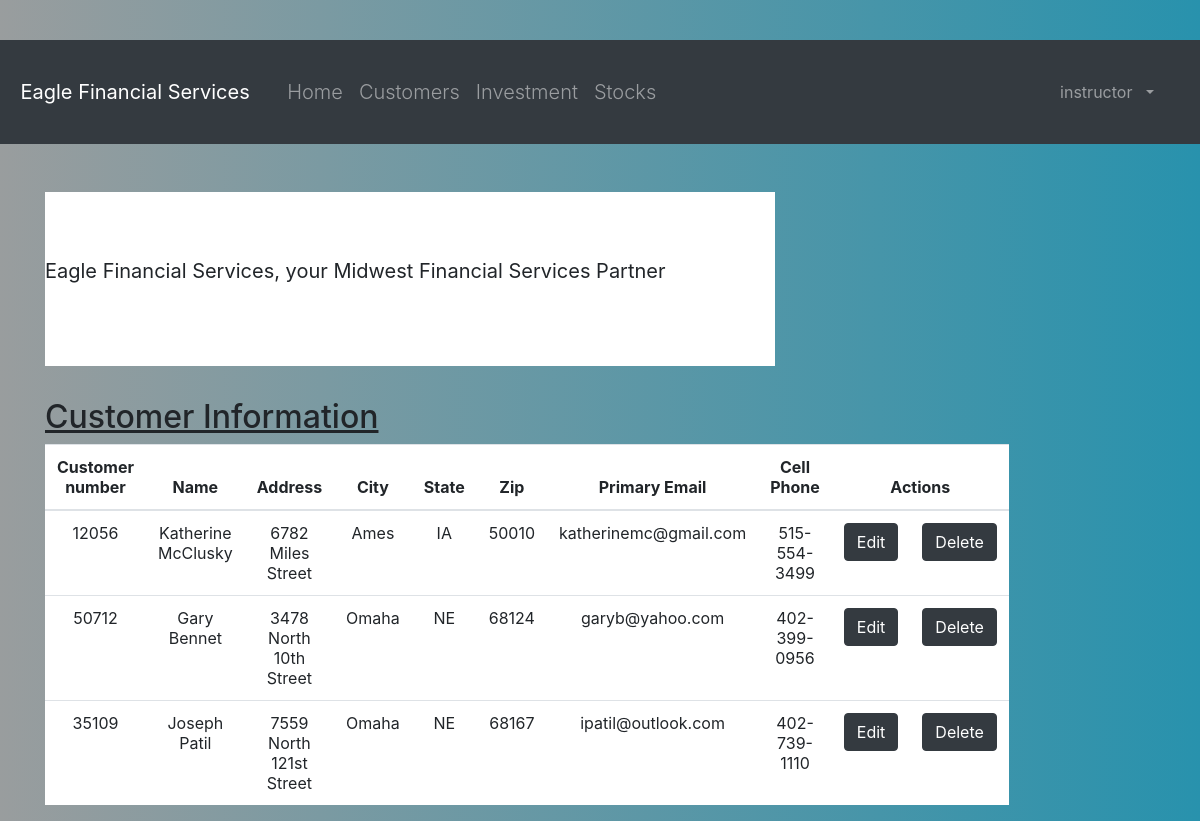
/customer_list (signed in), run on the app's committed database.
### portfolio/models.py (models this page shows, shortened)
class Customer(models.Model):
    name = models.CharField(max_length=50)
    address = models.CharField(max_length=200)
    cust_number = models.IntegerField(blank=False, null=False)
    city = models.CharField(max_length=50)
    state = models.CharField(max_length=50)
    zipcode = models.CharField(max_length=10)
    email = models.EmailField(max_length=200)
    cell_phone = models.CharField(max_length=50)
    created_date = models.DateTimeField(
        default=timezone.now)
    updated_date = models.DateTimeField(auto_now_add=True)

### portfolio/views.py (the view)
# urls.py: path('customer_list', views.customer_list, name='customer_list'),
@login_required
def customer_list(request):
    customer = Customer.objects.filter(created_date__lte=timezone.now())
    return render(request, 'portfolio/customer_list.html',
                  {'customers': customer})

### portfolio/templates/portfolio/customer_list.html (shortened to what this page needs)
{% extends 'portfolio/base.html' %}
{% block content %}
<html lang="en">
    <body>
    <body>
  <header class="jumbotron jumbotron-fluid" style="background: white">
      <p class="lead text-nowrap"><b>Eagle Financial Services, your Midwest Financial Services Partner</b></p>
         </header>
    <div class="row">
        <h2 style="padding-left: 15Px"><u>Customer Information</u></h2>
    </div>
    <div>
        <table class="table table-hover table-responsive-lg text-center">
            <thead>
            <tr bgcolor="white">
                <th>Customer number</th>
                <th>Name</th>
                <th>Address</th>
                <th>City</th>
                <th>State</th>
                <th>Zip</th>
                <th>Primary Email</th>
                <th>Cell Phone</th>
                <th colspan="3">Actions</th>
            </tr>
            </thead>
            <tbody>
                    {% for customer in customers %}
                <tr bgcolor="white">
                    <td>{{ customer.cust_number}}</td>
                    <td>{{ customer.name }}</td>
                    <td>{{ customer.address }}</td>
                    <td>{{ customer.city }}</td>
                    <td>{{ customer.state }}</td>
                    <td>{{ customer.zipcode }}</td>
                    <td>{{ customer.email }}</td>
                    <td>{{ customer.cell_phone }}</td>
                    <td><a href="{% url 'portfolio:customer_edit' pk=customer.pk %}"
                           class="btn btn-dark">Edit</a></td>
                    <td><a href="{% url 'portfolio:customer_delete' pk=customer.pk %}"
                           onclick="return confirm('Are you sure you want to delete?')"
                           class="btn btn-dark">Delete</a>
                    </td>
                    </tr>
            {% endfor %}
            </tbody>
        </table>
    </div>
    </body>
    </html>
{% endblock %}

### portfolio/templates/portfolio/base.html (shortened to what this page needs)
{% load static %}
<html lang="en">
<head>
  <link rel="stylesheet" href="https://maxcdn.bootstrapcdn.com/bootstrap/4.5.0/css/bootstrap.min.css">
</head>
<body>
 <button class="navbar-toggler" type="button" data-toggle="collapse"  data-target="#navbarCollapse" aria-controls="navbarCollapse"  aria-expanded="false" aria-label="Toggle navigation">
        <span class="navbar-toggler-icon">
        </span>
           </button>
 <nav class="navbar navbar-expand-md navbar-dark bg-dark mb-4">
           <a class="navbar-brand" href="/">Eagle Financial Services</a>
    {% if user.is_authenticated %}
        <div class="collapse navbar-collapse" id="collapsibleNavbar">
            <ul class="navbar-nav">
                <li class="nav-item lead"><a class=nav-link href="{% url 'portfolio:home' %}">Home</a></li>
                <li class="nav-item lead"><a class=nav-link href="{% url 'portfolio:customer_list' %}">Customers</a></li>
                <li class="nav-item lead"><a class=nav-link href="{% url 'portfolio:investment_list' %}">Investment</a></li>
                <li class="nav-item lead"><a class=nav-link href="{% url 'portfolio:stock_list' %}">Stocks</a></li>
            </ul>
    {% endif %}
    <div class="collapse navbar-collapse" id="navbarCollapse">
        {% if user.is_authenticated %}
            <ul class="navbar-nav ml-auto">
                <li class="nav-item">
                                   <a class="nav-link dropdown-toggle" href="#" id="userMenu" data-toggle="dropdown" aria-haspopup="true" aria-expanded="false">
                                       {{ user.username }}
                                   </a>
                </li>
            </ul>
        {% else %}
            <form class="form-inline ml-auto">
                <a href="{% url 'login' %}" class="btn btn-outline-secondary"> Log In</a>
                             <a class="navbar-brand" href="{% url 'portfolio:register' %}"> Sign Up </a>
            </form>
        {% endif %}
    </div>
</nav>
<div class="content container">
    <div class="row">
        <div class="col-md-8">
            {% block content %}{% endblock %}
        </div>
    </div>
</div>
</body>
</html>

### portfolio/templates/portfolio/base.html (style rules this page uses)
body,html { height: 100%; margin: 0; background: #7F7FD5; background: -webkit-linear-gradient(to right, #536366, #999d9e); background: linear-gradient(to right, #999d9e, #2892ad); }

### portfolio/templates/portfolio/customer_list.html (style rules this page uses)
body { background-color: beige; }

### data on the page
Customer: cust_number "12056", name "Katherine McClusky", address "6782 Miles Street", city "Ames", state "IA", zipcode "50010", email "katherinemc@gmail.com", cell_phone "515-554-3499"
Customer: cust_number "50712", name "Gary Bennet", address "3478 North 10th Street", city "Omaha", state "NE", zipcode "68124", email "garyb@yahoo.com", cell_phone "402-399-0956"
Customer: cust_number "35109", name "Joseph Patil", address "7559 North 121st Street", city "Omaha", state "NE", zipcode "68167", email "ipatil@outlook.com", cell_phone "402-739-1110"

### other printed values
{{ user.username }} "instructor"
